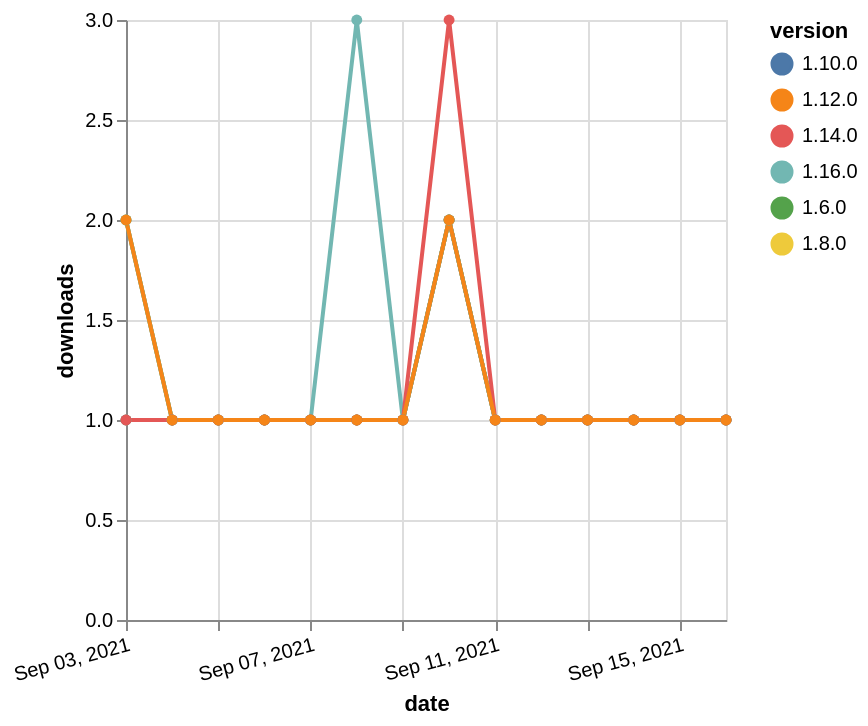

Write the Vega-Lite specification saved for this chart.
### Vega-Lite specification from a JSON file in a GitHub repository (floating-point values rounded to 4 significant figures)
{"$schema": "https://vega.github.io/schema/vega-lite/v5.json", "description": "A simple bar chart with embedded data.", "data": {"values": [{"date": "2021-09-03", "total": 251, "delta": 2, "version": "1.6.0"}, {"date": "2021-09-04", "total": 252, "delta": 1, "version": "1.6.0"}, {"date": "2021-09-05", "total": 253, "delta": 1, "version": "1.6.0"}, {"date": "2021-09-06", "total": 254, "delta": 1, "version": "1.6.0"}, {"date": "2021-09-07", "total": 255, "delta": 1, "version": "1.6.0"}, {"date": "2021-09-08", "total": 256, "delta": 1, "version": "1.6.0"}, {"date": "2021-09-09", "total": 257, "delta": 1, "version": "1.6.0"}, {"date": "2021-09-10", "total": 259, "delta": 2, "version": "1.6.0"}, {"date": "2021-09-11", "total": 260, "delta": 1, "version": "1.6.0"}, {"date": "2021-09-12", "total": 261, "delta": 1, "version": "1.6.0"}, {"date": "2021-09-13", "total": 262, "delta": 1, "version": "1.6.0"}, {"date": "2021-09-14", "total": 263, "delta": 1, "version": "1.6.0"}, {"date": "2021-09-15", "total": 264, "delta": 1, "version": "1.6.0"}, {"date": "2021-09-16", "total": 265, "delta": 1, "version": "1.6.0"}, {"date": "2021-09-03", "total": 199, "delta": 1, "version": "1.8.0"}, {"date": "2021-09-04", "total": 200, "delta": 1, "version": "1.8.0"}, {"date": "2021-09-05", "total": 201, "delta": 1, "version": "1.8.0"}, {"date": "2021-09-06", "total": 202, "delta": 1, "version": "1.8.0"}, {"date": "2021-09-07", "total": 203, "delta": 1, "version": "1.8.0"}, {"date": "2021-09-08", "total": 204, "delta": 1, "version": "1.8.0"}, {"date": "2021-09-09", "total": 205, "delta": 1, "version": "1.8.0"}, {"date": "2021-09-10", "total": 207, "delta": 2, "version": "1.8.0"}, {"date": "2021-09-11", "total": 208, "delta": 1, "version": "1.8.0"}, {"date": "2021-09-12", "total": 209, "delta": 1, "version": "1.8.0"}, {"date": "2021-09-13", "total": 210, "delta": 1, "version": "1.8.0"}, {"date": "2021-09-14", "total": 211, "delta": 1, "version": "1.8.0"}, {"date": "2021-09-15", "total": 212, "delta": 1, "version": "1.8.0"}, {"date": "2021-09-16", "total": 213, "delta": 1, "version": "1.8.0"}, {"date": "2021-09-03", "total": 196, "delta": 1, "version": "1.10.0"}, {"date": "2021-09-04", "total": 197, "delta": 1, "version": "1.10.0"}, {"date": "2021-09-05", "total": 198, "delta": 1, "version": "1.10.0"}, {"date": "2021-09-06", "total": 199, "delta": 1, "version": "1.10.0"}, {"date": "2021-09-07", "total": 200, "delta": 1, "version": "1.10.0"}, {"date": "2021-09-08", "total": 201, "delta": 1, "version": "1.10.0"}, {"date": "2021-09-09", "total": 202, "delta": 1, "version": "1.10.0"}, {"date": "2021-09-10", "total": 204, "delta": 2, "version": "1.10.0"}, {"date": "2021-09-11", "total": 205, "delta": 1, "version": "1.10.0"}, {"date": "2021-09-12", "total": 206, "delta": 1, "version": "1.10.0"}, {"date": "2021-09-13", "total": 207, "delta": 1, "version": "1.10.0"}, {"date": "2021-09-14", "total": 208, "delta": 1, "version": "1.10.0"}, {"date": "2021-09-15", "total": 209, "delta": 1, "version": "1.10.0"}, {"date": "2021-09-16", "total": 210, "delta": 1, "version": "1.10.0"}, {"date": "2021-09-03", "total": 131, "delta": 2, "version": "1.16.0"}, {"date": "2021-09-04", "total": 132, "delta": 1, "version": "1.16.0"}, {"date": "2021-09-05", "total": 133, "delta": 1, "version": "1.16.0"}, {"date": "2021-09-06", "total": 134, "delta": 1, "version": "1.16.0"}, {"date": "2021-09-07", "total": 135, "delta": 1, "version": "1.16.0"}, {"date": "2021-09-08", "total": 138, "delta": 3, "version": "1.16.0"}, {"date": "2021-09-09", "total": 139, "delta": 1, "version": "1.16.0"}, {"date": "2021-09-10", "total": 141, "delta": 2, "version": "1.16.0"}, {"date": "2021-09-11", "total": 142, "delta": 1, "version": "1.16.0"}, {"date": "2021-09-12", "total": 143, "delta": 1, "version": "1.16.0"}, {"date": "2021-09-13", "total": 144, "delta": 1, "version": "1.16.0"}, {"date": "2021-09-14", "total": 145, "delta": 1, "version": "1.16.0"}, {"date": "2021-09-15", "total": 146, "delta": 1, "version": "1.16.0"}, {"date": "2021-09-16", "total": 147, "delta": 1, "version": "1.16.0"}, {"date": "2021-09-03", "total": 204, "delta": 1, "version": "1.14.0"}, {"date": "2021-09-04", "total": 205, "delta": 1, "version": "1.14.0"}, {"date": "2021-09-05", "total": 206, "delta": 1, "version": "1.14.0"}, {"date": "2021-09-06", "total": 207, "delta": 1, "version": "1.14.0"}, {"date": "2021-09-07", "total": 208, "delta": 1, "version": "1.14.0"}, {"date": "2021-09-08", "total": 209, "delta": 1, "version": "1.14.0"}, {"date": "2021-09-09", "total": 210, "delta": 1, "version": "1.14.0"}, {"date": "2021-09-10", "total": 213, "delta": 3, "version": "1.14.0"}, {"date": "2021-09-11", "total": 214, "delta": 1, "version": "1.14.0"}, {"date": "2021-09-12", "total": 215, "delta": 1, "version": "1.14.0"}, {"date": "2021-09-13", "total": 216, "delta": 1, "version": "1.14.0"}, {"date": "2021-09-14", "total": 217, "delta": 1, "version": "1.14.0"}, {"date": "2021-09-15", "total": 218, "delta": 1, "version": "1.14.0"}, {"date": "2021-09-16", "total": 219, "delta": 1, "version": "1.14.0"}, {"date": "2021-09-03", "total": 173, "delta": 2, "version": "1.12.0"}, {"date": "2021-09-04", "total": 174, "delta": 1, "version": "1.12.0"}, {"date": "2021-09-05", "total": 175, "delta": 1, "version": "1.12.0"}, {"date": "2021-09-06", "total": 176, "delta": 1, "version": "1.12.0"}, {"date": "2021-09-07", "total": 177, "delta": 1, "version": "1.12.0"}, {"date": "2021-09-08", "total": 178, "delta": 1, "version": "1.12.0"}, {"date": "2021-09-09", "total": 179, "delta": 1, "version": "1.12.0"}, {"date": "2021-09-10", "total": 181, "delta": 2, "version": "1.12.0"}, {"date": "2021-09-11", "total": 182, "delta": 1, "version": "1.12.0"}, {"date": "2021-09-12", "total": 183, "delta": 1, "version": "1.12.0"}, {"date": "2021-09-13", "total": 184, "delta": 1, "version": "1.12.0"}, {"date": "2021-09-14", "total": 185, "delta": 1, "version": "1.12.0"}, {"date": "2021-09-15", "total": 186, "delta": 1, "version": "1.12.0"}, {"date": "2021-09-16", "total": 187, "delta": 1, "version": "1.12.0"}]}, "width": "container", "mark": {"type": "line", "point": {"filled": true}}, "encoding": {"x": {"field": "date", "type": "temporal", "timeUnit": "yearmonthdate", "title": "date", "axis": {"labelAngle": -15}}, "y": {"field": "delta", "type": "quantitative", "title": "downloads"}, "color": {"field": "version", "type": "nominal"}, "tooltip": {"field": "delta"}}}
